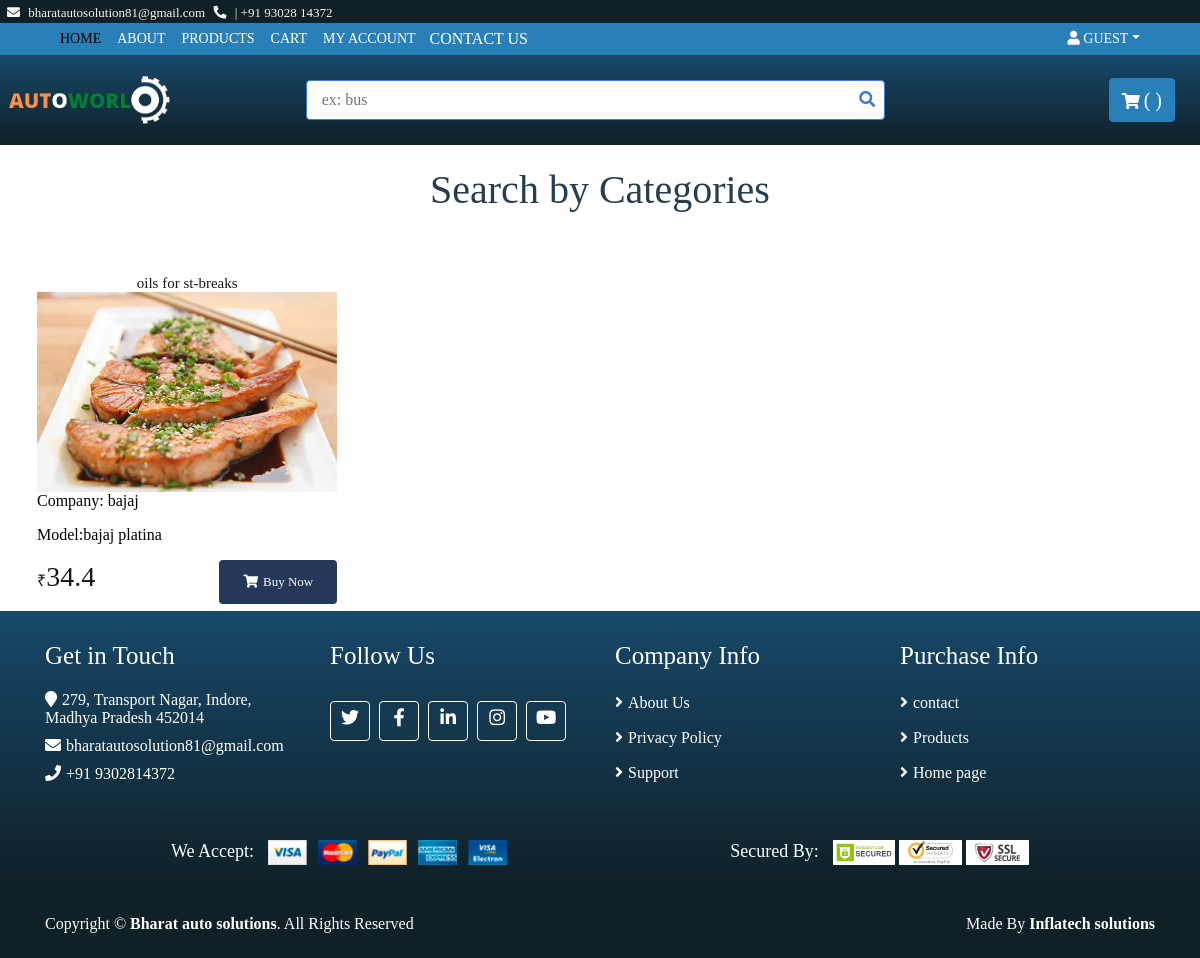
Screenshot of /category/oils-fluids/a/ with the database file from the repository.
### base/models.py (models this page shows, shortened)
class Product(models.Model):
    vehicaltype=models.ForeignKey(TypeOfVehicle, blank=False, on_delete=models.RESTRICT)
    manufacturer=models.ForeignKey(Manufacturer, blank=False, on_delete=models.RESTRICT)
    vmodel=models.ForeignKey(CarModel, blank=False, on_delete=models.RESTRICT)
    myear=models.ForeignKey(Year, on_delete=models.RESTRICT)
    brand=models.CharField(max_length=200, blank=True, null=True )
    category=models.ForeignKey(Category, on_delete=models.RESTRICT)
    title=models.CharField(max_length=255, help_text=('required'))
    desc=models.TextField(blank=True, null=True, verbose_name=('desciptions'))
    regular_price=models.DecimalField(max_digits=6, decimal_places=1)
    descount_price=models.DecimalField(max_digits=6, decimal_places=1, blank=True )
    is_active=models.BooleanField(default=True)
    slug=models.SlugField(blank=True, null=True)
    def __str__(self):
        return str(self.title)

class ProductImage(models.Model):
    product=models.ForeignKey(Product, on_delete=models.CASCADE, related_name="product_image")
    image=models.ImageField(
        verbose_name='image',
        help_text="upload a product image",
        upload_to="images/",
        null=True,
        blank=True,
    )
    is_feature=models.BooleanField(default=False)
    created_at=models.DateTimeField(auto_now=True)

class Manufacturer(models.Model):
    name_of_Manufacturer=models.CharField(max_length=200, unique=True, blank=False)
    vehicaltype=models.ForeignKey(TypeOfVehicle, on_delete=models.RESTRICT)
    slug=models.SlugField(blank=True, null=True)
    def __str__(self):
        return str(self.name_of_Manufacturer)

class CarModel(models.Model):
    manufacturer = models.ForeignKey(Manufacturer, on_delete=models.RESTRICT)
    model_name=models.CharField(max_length=200, blank=False, unique=True)
    slug=models.SlugField(blank=True, null=True)
    def __str__(self):
        return str(self.model_name)

### base/views.py (the view)
# urls.py: path('category/<slug:slug>/<str:kt>/', views.category, name='category'),
def category(request, slug=None, kt=None):
    if kt == 'brand':
        products=Product.objects.filter(brand=slug)
        page="brand"
    else:
        cate=Category.objects.get(slug=slug)
        products=Product.objects.filter(category=cate.id)
        print (slug)
        page="cate"
    return render(request, 'category.html', {'pro':products, 'page':page})

### templates/category.html (shortened to what this page needs)
{% extends 'base.html' %}
{% block content %}
<div class="container">
    <div class="product">
        <div class="section-header">
            <h1>{% if page == 'cate' %} Search by Categories{% else %} Search by Brand {% endif %}</h1>
        </div>
        <div class="row">
            {% for i in pro %}
            <div class="product-item">
                <div class="product-title">
                    <a href="#">{{i}}</a>
                </div>
                {% for image in i.product_image.all %}
                {% if image.is_feature %}
                <div class="product-image">
                    <a href="{% url 'product' pk=i.id %}">
                        <img src="{{ image.image.url }}" alt="Product Image" height="200px" width="50px">
                    </a>
                </div>
                {% endif %}
                {% endfor %}
                <div>
                    <p>Company: {{i.manufacturer}}</p>
                    <p>Model:{{i.vmodel}}</p>
                </div>
                <div class="product-price">
                    <h3><span>&#8377</span>{{i.regular_price}}</h3>
                    <button data-product="{{i.id}}" data-action="add" class="btn update-cart">
                    <a class="btn" href=""><i class="fa fa-shopping-cart"></i>Buy Now</a>
                    </button>
                </div>
            </div>
        </div>
            {% endfor %}
        </div>
        </div>
{% endblock %}

### static/styles/main.css (style rules this page uses)
body { color: rgb(0, 0, 0); font-family:'Times New Roman'; font-weight: 400; background: #ffffff; font-size: 16px; line-height: normal; }
a { color: #0f2027; }
h1 { font-family:'Times New Roman'; font-weight: 400; }
.section-header { font-size: 36px; color: #283d50; text-align: center; font-weight: 500; position: relative; }
.btn { color: whitesmoke; background: #2980B9; border: 1px solid #2980B9; }
.product-item { position: relative; padding: 7px; }
.product-item .product-title { text-align: center; transition: all .3s; }
.product-item .product-title a, .product-item .product-title .ratting { position: relative; width: 100%; }
.product-item .product-title a { margin-bottom: 5px; color: #171717; font-size: 15px; }
.product-item .product-image { position: relative; overflow: hidden; }
.product-item .product-image a { display: block; background: #ffffff; transition: .3s; }
.product-item .product-image img { width: 100%; transition: all .3s; }
.product-item .product-price { transition: all .3s; }
.product-item .product-price h3 { display: inline-block; color: #171717; margin: 0; }
.product-item .product-price h3 span { font-size: 16px; }
.product-item .product-price .btn { float: right; border: none; color: #ffffff; background: #26385A; font-size: 13px; }
.product-item .product-price .btn i { margin-right: 5px; }
.product .section-header { margin-bottom: 30px; padding: 20px 30px 15px 30px; background: #ffffff; }

### rows the page displays
Product: title "oils for st-breaks", manufacturer "bajaj", vmodel "bajaj platina", regular_price "34.4"
ProductImage: image (picture)
